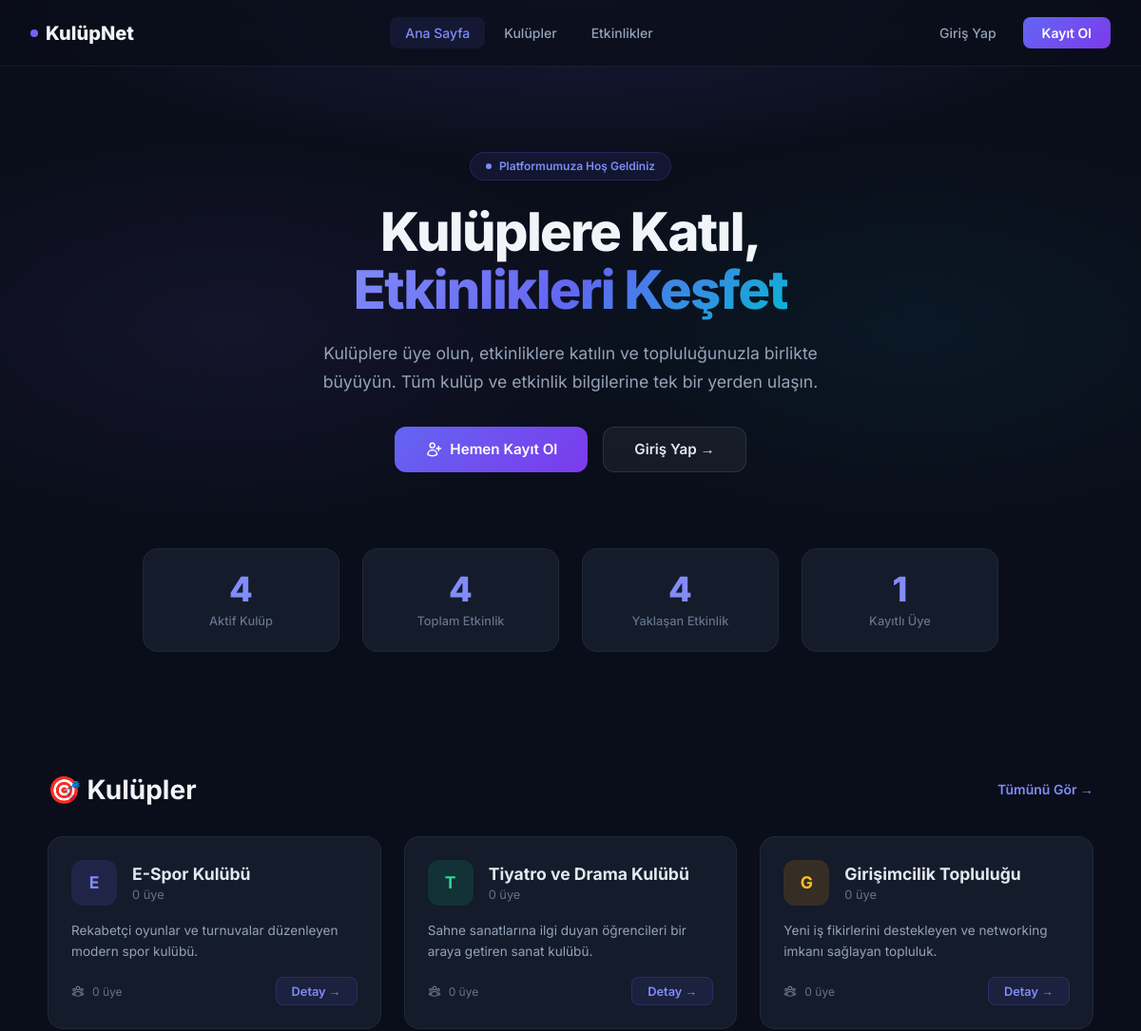
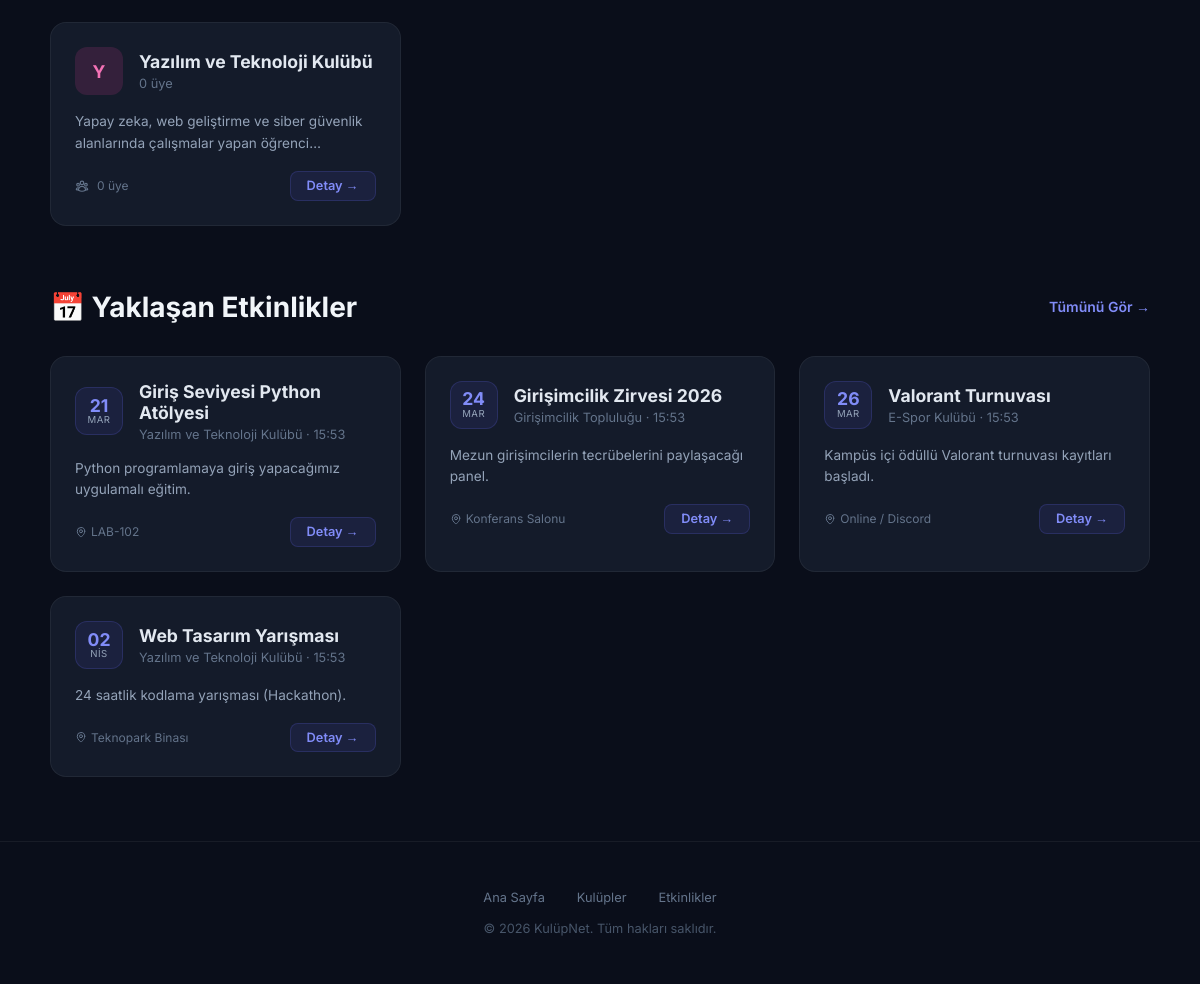
The page / on the database its author committed (2 pictures, top to bottom).
### tables this page shows
CREATE TABLE IF NOT EXISTS kulupler (
    id INT AUTO_INCREMENT PRIMARY KEY,
    ad VARCHAR(100) NOT NULL,
    aciklama TEXT
);

CREATE TABLE IF NOT EXISTS etkinlikler (
    id INT AUTO_INCREMENT PRIMARY KEY,
    kulup_id INT,
    baslik VARCHAR(200) NOT NULL,
    aciklama TEXT,
    tarih DATETIME NOT NULL,
    konum VARCHAR(200),
    kisi_siniri INT DEFAULT NULL,
    FOREIGN KEY (kulup_id) REFERENCES kulupler(id) ON DELETE SET NULL
);

### index.php (the view, shortened to what this page needs)
<?php
require_once 'config/veritabani.php';
$giris_yapildi = isset($_SESSION['kullanici_id']);
$kulup_sayisi = $db->query("SELECT COUNT(*) FROM kulupler")->fetchColumn();
$etkinlik_sayisi = $db->query("SELECT COUNT(*) FROM etkinlikler")->fetchColumn();
$aktif_etkinlik = $db->query("SELECT COUNT(*) FROM etkinlikler WHERE tarih >= NOW()")->fetchColumn();
$uye_sayisi = 0;
try { $uye_sayisi = $db->query("SELECT COUNT(*) FROM kullanicilar")->fetchColumn(); } catch(Exception $e) {}
$son_kulupler = $db->query("SELECT k.*, (SELECT COUNT(*) FROM kulup_uyelikleri WHERE kulup_id = k.id) as uye_sayisi FROM kulupler k ORDER BY k.id DESC LIMIT 6")->fetchAll();
$yaklasen = $db->query("SELECT e.*, k.ad as kulup_adi FROM etkinlikler e LEFT JOIN kulupler k ON e.kulup_id = k.id WHERE e.tarih >= NOW() ORDER BY e.tarih ASC LIMIT 6")->fetchAll();
?>
<!DOCTYPE html>
<html lang="tr">
<head>
</head>
<body>
    <nav class="navbar">
        <a href="index.php" class="nav-brand">
            <span class="brand-dot"></span>
            KulüpNet
        </a>
        <div class="nav-links">
            <a href="index.php" class="active">Ana Sayfa</a>
            <a href="kulupler.php">Kulüpler</a>
            <a href="etkinlikler.php">Etkinlikler</a>
        </div>
        <div class="nav-auth">
            <?php if ($giris_yapildi): ?>
                <div class="user-menu">
                    <a href="profil.php" class="user-avatar"><?php echo mb_strtoupper(mb_substr($_SESSION['kullanici_ad'], 0, 1)); ?></a>
                    <a href="profil.php" style="text-decoration:none;"><span class="user-menu-name"><?php echo htmlspecialchars($_SESSION['kullanici_ad']); ?></span></a>
                    <a href="ayarlar.php" class="btn-ghost" title="Ayarlar">
                        <svg xmlns="http://www.w3.org/2000/svg" fill="none" viewBox="0 0 24 24" stroke-width="2" stroke="currentColor" style="width:18px;height:18px;">
                            <path stroke-linecap="round" stroke-linejoin="round" d="M9.594 3.94c.09-.542.56-.94 1.11-.94h2.593c.55 0 1.02.398 1.11.94l.213 1.281c.063.374.313.686.645.87.074.04.147.083.22.127.325.196.72.257 1.075.124l1.217-.456a1.125 1.125 0 0 1 1.37.49l1.296 2.247a1.125 1.125 0 0 1-.26 1.431l-1.003.827c-.293.241-.438.613-.43.992a7.723 7.723 0 0 1 0 .255c-.008.378.137.75.43.991l1.004.827c.424.35.534.955.26 1.43l-1.298 2.247a1.125 1.125 0 0 1-1.369.491l-1.217-.456c-.355-.133-.75-.072-1.076.124a6.47 6.47 0 0 1-.22.128c-.331.183-.581.495-.644.869l-.213 1.281c-.09.543-.56.94-1.11.94h-2.594c-.55 0-1.019-.398-1.11-.94l-.213-1.281c-.062-.374-.312-.686-.644-.87a6.52 6.52 0 0 1-.22-.127c-.325-.196-.72-.257-1.076-.124l-1.217.456a1.125 1.125 0 0 1-1.369-.49l-1.297-2.247a1.125 1.125 0 0 1 .26-1.431l1.004-.827c.292-.24.437-.613.43-.991a6.932 6.932 0 0 1 0-.255c.007-.38-.138-.751-.43-.992l-1.004-.827a1.125 1.125 0 0 1-.26-1.43l1.297-2.247a1.125 1.125 0 0 1 1.37-.491l1.216.456c.356.133.751.072 1.076-.124.072-.044.146-.086.22-.128.332-.183.582-.495.644-.869l.214-1.28Z" />
                            <path stroke-linecap="round" stroke-linejoin="round" d="M15 12a3 3 0 1 1-6 0 3 3 0 0 1 6 0Z" />
                        </svg>
                    </a>
                    <a href="cikis.php" class="btn-ghost" title="Çıkış">
                        <svg xmlns="http://www.w3.org/2000/svg" fill="none" viewBox="0 0 24 24" stroke-width="2" stroke="currentColor" style="width:18px;height:18px;">
                            <path stroke-linecap="round" stroke-linejoin="round" d="M15.75 9V5.25A2.25 2.25 0 0 0 13.5 3h-6a2.25 2.25 0 0 0-2.25 2.25v13.5A2.25 2.25 0 0 0 7.5 21h6a2.25 2.25 0 0 0 2.25-2.25V15m3 0 3-3m0 0-3-3m3 3H9" />
                        </svg>
                    </a>
                </div>
            <?php else: ?>
                <a href="giris.php" class="btn-ghost">Giriş Yap</a>
                <a href="kayit.php" class="btn-primary-nav">Kayıt Ol</a>
            <?php endif; ?>
        </div>
    </nav>
    <section class="hero">
        <div class="hero-content">
            <div class="hero-badge">
                <span class="pulse-dot"></span>
                Platformumuza Hoş Geldiniz
            </div>
            <h1>Kulüplere Katıl,<br><span class="gradient-text">Etkinlikleri Keşfet</span></h1>
            <p>Kulüplere üye olun, etkinliklere katılın ve topluluğunuzla birlikte büyüyün. Tüm kulüp ve etkinlik bilgilerine tek bir yerden ulaşın.</p>
            <div class="hero-actions">
                <?php if ($giris_yapildi): ?>
                    <a href="kulupler.php" class="btn-hero primary">
                        <svg xmlns="http://www.w3.org/2000/svg" fill="none" viewBox="0 0 24 24" stroke-width="2" stroke="currentColor"><path stroke-linecap="round" stroke-linejoin="round" d="M18 18.72a9.094 9.094 0 0 0 3.741-.479 3 3 0 0 0-4.682-2.72m.94 3.198.001.031c0 .225-.012.447-.037.666A11.944 11.944 0 0 1 12 21c-2.17 0-4.207-.576-5.963-1.584A6.062 6.062 0 0 1 6 18.719m12 0a5.971 5.971 0 0 0-.941-3.197m0 0A5.995 5.995 0 0 0 12 12.75a5.995 5.995 0 0 0-5.058 2.772m0 0a3 3 0 0 0-4.681 2.72 8.986 8.986 0 0 0 3.74.477m.94-3.197a5.971 5.971 0 0 0-.94 3.197M15 6.75a3 3 0 1 1-6 0 3 3 0 0 1 6 0Zm6 3a2.25 2.25 0 1 1-4.5 0 2.25 2.25 0 0 1 4.5 0Zm-13.5 0a2.25 2.25 0 1 1-4.5 0 2.25 2.25 0 0 1 4.5 0Z" /></svg>
                        Kulüpleri Keşfet
                    </a>
                    <a href="etkinlikler.php" class="btn-hero secondary">
                        <svg xmlns="http://www.w3.org/2000/svg" fill="none" viewBox="0 0 24 24" stroke-width="2" stroke="currentColor"><path stroke-linecap="round" stroke-linejoin="round" d="M6.75 3v2.25M17.25 3v2.25M3 18.75V7.5a2.25 2.25 0 0 1 2.25-2.25h13.5A2.25 2.25 0 0 1 21 7.5v11.25m-18 0A2.25 2.25 0 0 0 5.25 21h13.5A2.25 2.25 0 0 0 21 18.75m-18 0v-7.5A2.25 2.25 0 0 1 5.25 9h13.5A2.25 2.25 0 0 1 21 11.25v7.5" /></svg>
                        Etkinlikleri Gör
                    </a>
                <?php else: ?>
                    <a href="kayit.php" class="btn-hero primary">
                        Hemen Kayıt Ol
                    </a>
                    <a href="giris.php" class="btn-hero secondary">
                        Giriş Yap →
                    </a>
                <?php endif; ?>
            </div>
        </div>
    </section>
    <section class="stats-section">
        <div class="stats-grid">
            <div class="stat-item">
                <div class="stat-value"><?php echo $kulup_sayisi; ?></div>
                <div class="stat-label">Aktif Kulüp</div>
            </div>
            <div class="stat-item">
                <div class="stat-value"><?php echo $etkinlik_sayisi; ?></div>
                <div class="stat-label">Toplam Etkinlik</div>
            </div>
            <div class="stat-item">
                <div class="stat-value"><?php echo $aktif_etkinlik; ?></div>
                <div class="stat-label">Yaklaşan Etkinlik</div>
            </div>
            <div class="stat-item">
                <div class="stat-value"><?php echo $uye_sayisi; ?></div>
                <div class="stat-label">Kayıtlı Üye</div>
            </div>
        </div>
    </section>
    <section class="section">
        <div class="section-header">
            <h2>🎯 Kulüpler</h2>
            <a href="kulupler.php">Tümünü Gör →</a>
        </div>
        <div class="cards-grid">
            <?php
            $renkler = [
                ['bg' => 'rgba(99,102,241,0.15)', 'color' => '#818cf8'],
                ['bg' => 'rgba(16,185,129,0.15)', 'color' => '#34d399'],
                ['bg' => 'rgba(245,158,11,0.15)', 'color' => '#fbbf24'],
                ['bg' => 'rgba(236,72,153,0.15)', 'color' => '#f472b6'],
                ['bg' => 'rgba(59,130,246,0.15)', 'color' => '#60a5fa'],
                ['bg' => 'rgba(6,182,212,0.15)', 'color' => '#22d3ee'],
            ];
            if (!empty($son_kulupler)):
                foreach ($son_kulupler as $i => $k):
                    $renk = $renkler[$i % count($renkler)];
                    $harf = mb_strtoupper(mb_substr($k['ad'], 0, 1));
            ?>
            <div class="card">
                <div class="card-top">
                    <div class="card-avatar" style="background: <?php echo $renk['bg']; ?>; color: <?php echo $renk['color']; ?>;"><?php echo $harf; ?></div>
                    <div>
                        <div class="card-title"><?php echo htmlspecialchars($k['ad']); ?></div>
                        <div class="card-subtitle"><?php echo $k['uye_sayisi']; ?> üye</div>
                    </div>
                </div>
                <div class="card-desc"><?php echo htmlspecialchars($k['aciklama'] ?? 'Açıklama bulunmuyor.'); ?></div>
                <div class="card-footer">
                    <div class="card-meta">
                        <?php echo $k['uye_sayisi']; ?> üye
                    </div>
                    <a href="kulup_detay.php?id=<?php echo $k['id']; ?>" class="card-btn">Detay →</a>
                </div>
            </div>
            <?php endforeach; endif; ?>
        </div>
    </section>
    <section class="section" style="padding-top: 0;">
        <div class="section-header">
            <h2>📅 Yaklaşan Etkinlikler</h2>
            <a href="etkinlikler.php">Tümünü Gör →</a>
        </div>
        <div class="cards-grid">
            <?php
            $aylar = ['Oca','Şub','Mar','Nis','May','Haz','Tem','Ağu','Eyl','Eki','Kas','Ara'];
            if (!empty($yaklasen)):
                foreach ($yaklasen as $i => $e):
                    $ts = strtotime($e['tarih']);
                    $gun = date('d', $ts);
                    $ay = $aylar[(int)date('n', $ts) - 1];
                    $saat = date('H:i', $ts);
            ?>
            <div class="card event-card">
                <div class="card-top">
                    <div class="card-date">
                        <span class="day"><?php echo $gun; ?></span>
                        <span class="month"><?php echo $ay; ?></span>
                    </div>
                    <div>
                        <div class="card-title"><?php echo htmlspecialchars($e['baslik']); ?></div>
                        <div class="card-subtitle"><?php echo htmlspecialchars($e['kulup_adi'] ?? 'Genel'); ?> · <?php echo $saat; ?></div>
                    </div>
                </div>
                <div class="card-desc"><?php echo htmlspecialchars($e['aciklama'] ?? 'Açıklama bulunmuyor.'); ?></div>
                <div class="card-footer">
                    <div class="event-location">
                        <?php echo htmlspecialchars($e['konum'] ?? 'Belirtilmedi'); ?>
                    </div>
                    <a href="etkinlikler.php" class="card-btn">Detay →</a>
                </div>
            </div>
            <?php endforeach; endif; ?>
        </div>
    </section>
    <footer class="site-footer">
        <div class="footer-links">
            <a href="index.php">Ana Sayfa</a>
            <a href="kulupler.php">Kulüpler</a>
            <a href="etkinlikler.php">Etkinlikler</a>
        </div>
        <p>&copy; 2026 KulüpNet. Tüm hakları saklıdır.</p>
    </footer>
</body>
</html>

### rows shown on the page
kulupler: ad "E", ad "E-Spor Kulübü", uye_sayisi "0", aciklama "Rekabetçi oyunlar ve turnuvalar düzenleyen modern spor kulübü."
kulupler: ad "T", ad "Tiyatro ve Drama Kulübü", uye_sayisi "0", aciklama "Sahne sanatlarına ilgi duyan öğrencileri bir araya getiren sanat kulübü."
kulupler: ad "G", ad "Girişimcilik Topluluğu", uye_sayisi "0", aciklama "Yeni iş fikirlerini destekleyen ve networking imkanı sağlayan topluluk."
kulupler: ad "Y", ad "Yazılım ve Teknoloji Kulübü", uye_sayisi "0", aciklama "Yapay zeka, web geliştirme ve siber güvenlik alanlarında çalışmalar yapan…"
etkinlikler: tarih "21", tarih "MAR", baslik "Giriş Seviyesi Python Atölyesi", kulup.ad "Yazılım ve Teknoloji Kulübü", tarih "15:53", aciklama "Python programlamaya giriş yapacağımız uygulamalı eğitim.", konum "LAB-102"
etkinlikler: tarih "24", tarih "MAR", baslik "Girişimcilik Zirvesi 2026", kulup.ad "Girişimcilik Topluluğu", tarih "15:53", aciklama "Mezun girişimcilerin tecrübelerini paylaşacağı panel.", konum "Konferans Salonu"
etkinlikler: tarih "26", tarih "MAR", baslik "Valorant Turnuvası", kulup.ad "E-Spor Kulübü", tarih "15:53", aciklama "Kampüs içi ödüllü Valorant turnuvası kayıtları başladı.", konum "Online / Discord"
etkinlikler: tarih "02", tarih "NIS", baslik "Web Tasarım Yarışması", kulup.ad "Yazılım ve Teknoloji Kulübü", tarih "15:53", aciklama "24 saatlik kodlama yarışması (Hackathon).", konum "Teknopark Binası"

### other values the page prints
$kulup_sayisi "4"
$etkinlik_sayisi "4"
$aktif_etkinlik "4"
$uye_sayisi "1"
